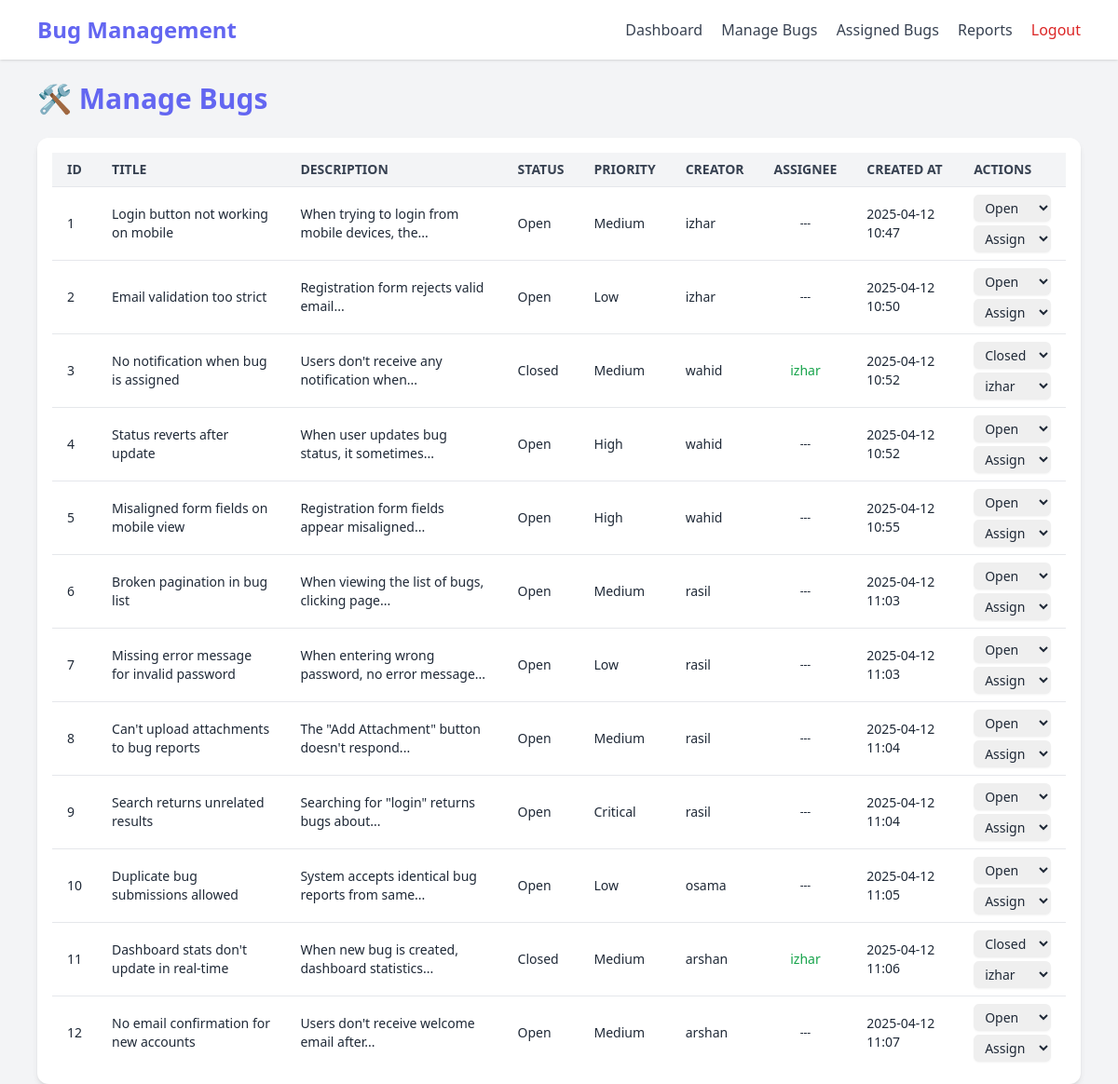
Page /admin/manage_bugs (signed in) on the earlier database version.
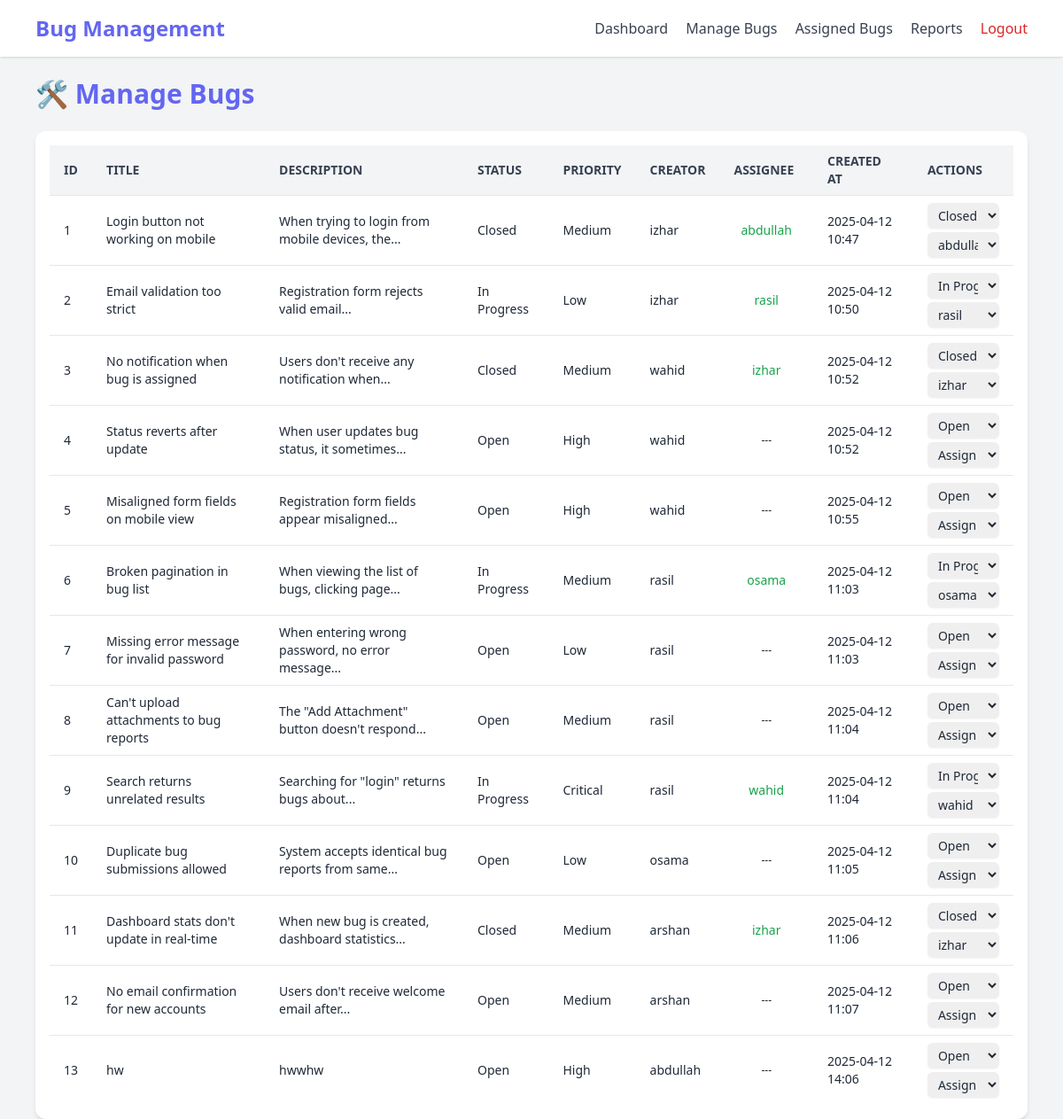
Same page on the later database version.
### app.py (models this page shows, shortened)
class Bug(db.Model):
    id = db.Column(db.Integer, primary_key=True)
    title = db.Column(db.String(100), nullable=False)
    description = db.Column(db.Text, nullable=False)
    status = db.Column(db.String(20), default='Open')
    priority = db.Column(db.String(20), default='Medium')
    created_at = db.Column(db.DateTime, default=datetime.utcnow)
    updated_at = db.Column(db.DateTime, default=datetime.utcnow, onupdate=datetime.utcnow)
    creator_id = db.Column(db.Integer, db.ForeignKey('user.id'), nullable=False)
    assignee_id = db.Column(db.Integer, db.ForeignKey('user.id'))

class User(UserMixin, db.Model):
    id = db.Column(db.Integer, primary_key=True)
    username = db.Column(db.String(80), unique=True, nullable=False)
    email = db.Column(db.String(120), unique=True, nullable=False)
    password_hash = db.Column(db.String(128))
    is_admin = db.Column(db.Boolean, default=False)
    bugs_created = db.relationship('Bug', backref='creator', lazy=True, foreign_keys='Bug.creator_id')
    bugs_assigned = db.relationship('Bug', backref='assignee', lazy=True, foreign_keys='Bug.assignee_id')

### app.py (the view)
@app.route('/admin/manage_bugs')
@login_required
def manage_bugs():
    if not current_user.is_admin:
        return redirect(url_for('user_dashboard'))
    bugs = Bug.query.all()
    users = User.query.filter_by(is_admin=False).all()
    return render_template('admin/manage_bugs.html', bugs=bugs, users=users)

### app.py (called while the page is built)
@login_manager.user_loader
def load_user(user_id):
    return User.query.get(int(user_id))

### templates/admin/manage_bugs.html (shortened to what this page needs)
{% extends "base.html" %}
{% block content %}
<div class="space-y-6">
    <h1 class="text-3xl font-bold text-primary animate-fade-in">🛠️ Manage Bugs</h1>
    <div class="overflow-x-auto bg-white rounded-xl shadow-md p-4 animate-fade-in">
        <table class="min-w-full table-auto text-sm text-left text-gray-800">
            <thead class="bg-gray-100 text-gray-700 uppercase">
                <tr>
                    <th class="px-4 py-2">ID</th>
                    <th class="px-4 py-2">Title</th>
                    <th class="px-4 py-2">Description</th>
                    <th class="px-4 py-2">Status</th>
                    <th class="px-4 py-2">Priority</th>
                    <th class="px-4 py-2">Creator</th>
                    <th class="px-4 py-2">Assignee</th>
                    <th class="px-4 py-2">Created At</th>
                    <th class="px-4 py-2">Actions</th>
                </tr>
            </thead>
            <tbody>
                {% for bug in bugs %}
                <tr class="border-t hover:bg-gray-50 transition">
                    <td class="px-4 py-2">{{ bug.id }}</td>
                    <td class="px-4 py-2">{{ bug.title }}</td>
                    <td class="px-4 py-2">{{ bug.description|truncate(50) }}</td>
                    <td class="px-4 py-2">
                        <span class="status-badge">{{ bug.status }}</span>
                    </td>
                    <td class="px-4 py-2">
                        <span class="priority-badge">{{ bug.priority }}</span>
                    </td>
                    <td class="px-4 py-2">{{ bug.creator.username }}</td>
                    <td class="px-4 py-2">
                        {% if bug.assignee %}
                            <span class="inline-block text-sm font-extrabold px-2 text-green-600 py-1 rounded-full font-medium justify-center flex">
                                {{ bug.assignee.username }}
                            </span>
                        {% else %}
                            <span class="inline-block text-xs px-2 py-1 rounded-full font-medium justify-center flex">
                                ---
                            </span>
                        {% endif %}
                    </td>
                    <td class="px-4 py-2">{{ bug.created_at.strftime('%Y-%m-%d %H:%M') }}</td>
                    <td class="px-4 py-2 space-y-1">
                        <form method="POST" action="{{ url_for('update_bug_status', bug_id=bug.id) }}">
                            <select name="status" onchange="this.form.submit()"
                                class="rounded-md border-gray-300 shadow-sm text-sm px-2 py-1 w-full">
                                <option value="Open" {% if bug.status == 'Open' %}selected{% endif %}>Open</option>
                                <option value="In Progress" {% if bug.status == 'In Progress' %}selected{% endif %}>In Progress</option>
                                <option value="Closed" {% if bug.status == 'Closed' %}selected{% endif %}>Closed</option>
                            </select>
                        </form>
                        <form method="POST" action="{{ url_for('assign_bug', bug_id=bug.id) }}">
                            <select name="assignee_id" onchange="this.form.submit()"
                                class="rounded-md border-gray-300 shadow-sm text-sm px-2 py-1 w-full">
                                <option value="">Assign to...</option>
                                {% for user in users %}
                                <option value="{{ user.id }}" {% if bug.assignee_id == user.id %}selected{% endif %}>
                                    {{ user.username }}
                                </option>
                                {% endfor %}
                            </select>
                        </form>
                    </td>
                </tr>
                {% endfor %}
            </tbody>
        </table>
    </div>
</div>
{% endblock %}

### templates/base.html (shortened to what this page needs)
<!DOCTYPE html>
<html lang="en">
<head>
    <script src="https://cdn.tailwindcss.com"></script>
</head>
<body class="bg-gray-100 text-gray-900 min-h-screen">
    <nav class="bg-white shadow mb-6">
        <div class="max-w-6xl mx-auto px-4 py-4 flex justify-between items-center">
            <a href="{{ url_for('home') }}" class="text-2xl font-bold text-primary">Bug Management</a>
            <div class="space-x-4">
                {% if current_user.is_authenticated %}
                    {% if current_user.is_admin %}
                        <a href="{{ url_for('admin_dashboard') }}" class="text-gray-700 hover:text-primary">Dashboard</a>
                        <a href="{{ url_for('manage_bugs') }}" class="text-gray-700 hover:text-primary">Manage Bugs</a>
                        <a href="{{ url_for('assigned_bugs') }}" class="text-gray-700 hover:text-primary">Assigned Bugs</a>
                        <a href="{{ url_for('bug_reports') }}" class="text-gray-700 hover:text-primary">Reports</a>
                    {% else %}
                        <a href="{{ url_for('user_dashboard') }}" class="text-gray-700 hover:text-primary">Dashboard</a>
                        <a href="{{ url_for('create_bug') }}" class="text-gray-700 hover:text-primary">Create Bug</a>
                        <a href="{{ url_for('view_assigned_bugs') }}" class="text-gray-700 hover:text-primary">My Assigned Bugs</a>
                    {% endif %}
                    <a href="{{ url_for('logout') }}" class="text-red-600 hover:underline">Logout</a>
                {% else %}
                    <a href="{{ url_for('login') }}" class="text-gray-700 hover:text-primary">Login</a>
                    <a href="{{ url_for('register') }}" class="text-gray-700 hover:text-primary">Register</a>
                {% endif %}
            </div>
        </div>
    </nav>
    <div class="max-w-6xl mx-auto px-4">
        {% block content %}{% endblock %}
    </div>
</body>
</html>

### templates/admin/manage_bugs.html (style rules this page uses)
.status-badge { @apply inline-block px-2 py-1 rounded-full text-xs font-medium bg-gray-200; }
.priority-badge { @apply inline-block px-2 py-1 rounded-full text-xs font-medium bg-blue-100 text-blue-700; }

Differences in the rows shown:
changed Bug "Login button not working on mobile": status "Open" → "Closed"; assignee.username (not shown) → "abdullah"; assignee_id "Assign to..." → "abdullah"; no longer shows "---"
changed Bug "Email validation too strict": status "Open" → "In Progress"; assignee.username (not shown) → "rasil"; assignee_id "Assign to..." → "rasil"; no longer shows "---"
changed Bug "Broken pagination in bug list": status "Open" → "In Progress"; assignee.username (not shown) → "osama"; assignee_id "Assign to..." → "osama"; no longer shows "---"
changed Bug "Search returns unrelated results": status "Open" → "In Progress"; assignee.username (not shown) → "wahid"; assignee_id "Assign to..." → "wahid"; no longer shows "---"
added Bug: id "13", title "hw", description "hwwhw", status "Open", priority "High", creator.username "abdullah", created_at "2025-04-12 14:06"
